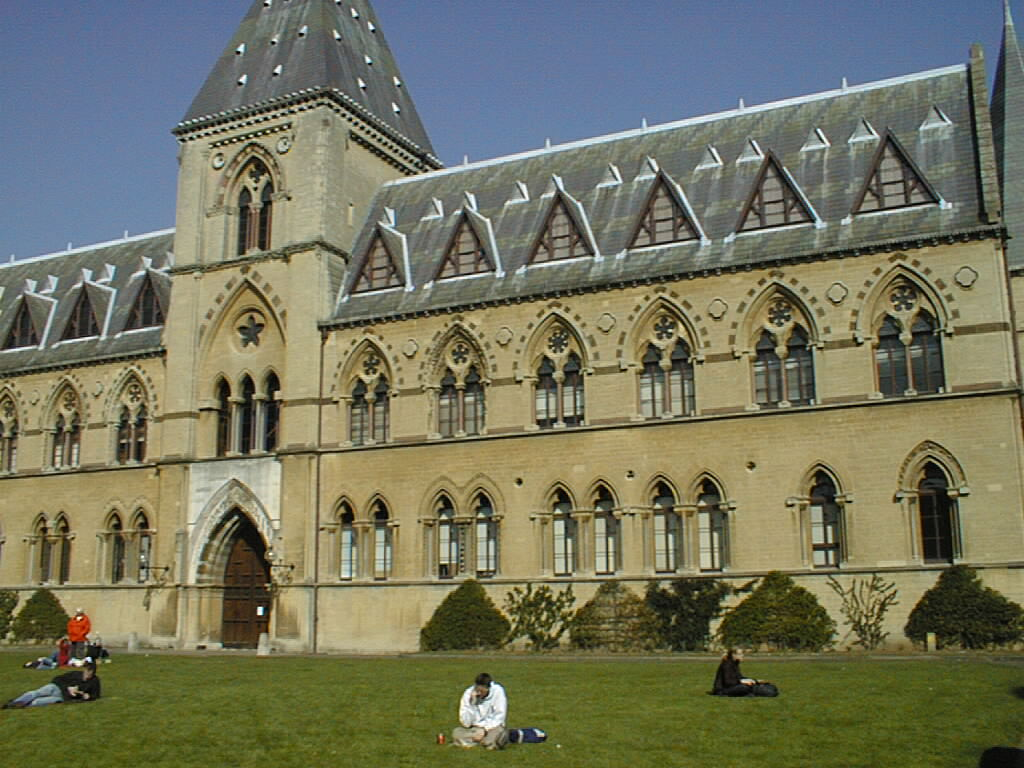
#> input picture hw4/hw4_report/hw4_Task1_Images/pair3/1.jpg, 1024 x 768 px, found by its file name
$ python hw4.py
#> lines starting #> are read from the running program, lines starting #| are printed output that depends on the picture; after the words box and inside, x2 and y2 are one past the last pixel; in counts of white or black regions, pixels touching at a corner belong together
import numpy as np
import cv2
import matplotlib.pyplot as plt
from skimage import io
from scipy import signal


def Haar(sigma):
    # Haar filter
    kernel_size = int(np.ceil(4 * sigma))
    if kernel_size % 2 > 0:
        kernel_size += 1
    dx = np.ones((kernel_size, kernel_size))
    dx[:, :int(kernel_size/2)] = -1
    dy = np.ones((kernel_size, kernel_size))
    dy[int(kernel_size/2):, :] = -1

    return dx, dy


def Harris_corners(img, sigma, k, **kwargs):
    # Initialization
    win_size = kwargs.pop("win_size", 15)
    height, width = img.shape
    dx_filter, dy_filter = Haar(sigma=sigma)
    dx = signal.convolve2d(img, dx_filter, mode='same')
    dy = signal.convolve2d(img, dy_filter, mode='same')
    # determine neighboring window size
    kernel_size = int(np.ceil(5 * sigma))
    if kernel_size % 2 > 0:
        kernel_size += 1
    kernel = np.ones((kernel_size, kernel_size))
    # compute entries of matrix C
    sum11 = signal.convolve2d(dx ** 2, kernel, mode='same')
    sum22 = signal.convolve2d(dy ** 2, kernel, mode='same')
    sum12 = signal.convolve2d(dx * dy, kernel, mode='same')
    # trace and determinant of matrix C
    tr = sum11 + sum22
    det = sum11 * sum22 - sum12 ** 2
    # Response of harris corner detector
    r = det - k * tr * tr
    mask = np.ones(r.shape)
    # to reject negative corner detector responses
    mask[r < 0] = 0
    corners = []
    n = int(win_size/2)
    # Suppress non-maximum values
    for i in range(n, width-n):
        for j in range(n, height-n):
            if mask[j, i] > 0:
              max_val = np.amax(r[j-n: j+n+1, i-n: i+n+1])
              if r[j, i] == max_val:
                  corners.append([i, j])

    return corners


def ssd_metric(img1, kp1, img2, corners, k):
    # Initialization
    h, w = img1.shape
    n = int(k/2)
    # Neighborhood of kp1
    img1_padded = np.zeros([h + 2 * n, w + 2 * n])
    img1_padded[n: n+h, n: n+w] = img1
    img2_padded = np.zeros([h + 2 * n, w + 2 * n])
    img2_padded[n: n+h, n: n+w] = img2
    # find the ssd between kp1 and kp2's in corner list of img2 and return the correspondence
    neighbor1 = img1_padded[kp1[1]: kp1[1] + 2 * n, kp1[0]: kp1[0] + 2 * n]
    min_ssd = 1e6
    index = int(len(corner2)-1)
    for idx, kp2 in enumerate(corners):
        neighbor2 = img2_padded[kp2[1]: kp2[1] + 2 * n, kp2[0]: kp2[0] + 2 * n]
        ssd = np.sum((neighbor1 - neighbor2) ** 2)
        if min_ssd > ssd:
            min_ssd = ssd
            index = idx

    return index, min_ssd


def ncc_metric(img1, kp1, img2, corners, k):
    # Initialization
    h, w = img1.shape
    n = int(k/2)
    # Neighborhood of kp1
    img1_padded = np.zeros([h + 2 * n, w + 2 * n])
    img1_padded[n: n+h, n: n+w] = img1
    img2_padded = np.zeros([h + 2 * n, w + 2 * n])
    img2_padded[n: n+h, n: n+w] = img2
    # find the ncc between kp1 and kp2's in corner list of img2 and return the correspondence
    neighbor1 = img1_padded[kp1[1]: kp1[1] + 2 * n, kp1[0]: kp1[0] + 2 * n]
    max_ncc = -1e6
    index = int(len(corner2)-1)
    for idx, kp2 in enumerate(corners):
        neighbor2 = img2_padded[kp2[1]: kp2[1] + 2 * n, kp2[0]: kp2[0] + 2 * n]
        sum1 = np.sum(neighbor1 - np.mean(neighbor1) ** 2)
        sum2 = np.sum(neighbor2 - np.mean(neighbor2) ** 2)
        ncc = np.sum((neighbor1 - np.mean(neighbor1)) * (neighbor2 - np.mean(neighbor2))) / np.sqrt(sum1 * sum2)
        if ncc > max_ncc:
            max_ncc = ncc
            index = idx

    return index, max_ncc


def build_corr(img1, corner1, img2, corner2, metric):
    # Assuming the corner list of img1 is shorter than corner list of img2
    match_corners = corner2
    metric_value = np.zeros((len(corner1), 1))
    # Determine the correspondence for each point in the corner list of img1
    if metric == 'SSD':
        for idx, kp in enumerate(corner1):
            index, min_ssd = ssd_metric(img1, kp, img2, corner2, k=25)
            match_corners[idx] = corner2[int(index)]
            metric_value[idx] = min_ssd
    if metric == 'NCC':
        for idx, kp in enumerate(corner1):
            index, max_ncc = ncc_metric(img1, kp, img2, corner2, k=25)
            match_corners[idx] = corner2[int(index)]
            metric_value[idx] = max_ncc
    # Return the matching pairs between two corner lists
    match_pairs = [(corner1[i], match_corners[i]) for i in range(len(corner1))]

    return match_corners, match_pairs, metric_value


def filter_corr(match_pairs, metric_value, mode, thres):
    # Find the good correspondences among all the correspondences by comparing the metric value
    pairs = []
    if mode == 'SSD':
        for i in range(len(metric_value)):
            if metric_value[i] < thres:
                pairs.append(match_pairs[i])
    if mode == 'NCC':
        for i in range(len(metric_value)):
            if metric_value[i] > thres:
                pairs.append(match_pairs[i])

    return pairs


# read images
img1 = io.imread('hw4_Task1_Images/pair3/1.JPG')
#> img1 is the input picture: shape (768, 1024, 3); mean R, G, B 115.8, 116.9, 94.1
img2 = io.imread('hw4_Task1_Images/pair3/2.JPG')
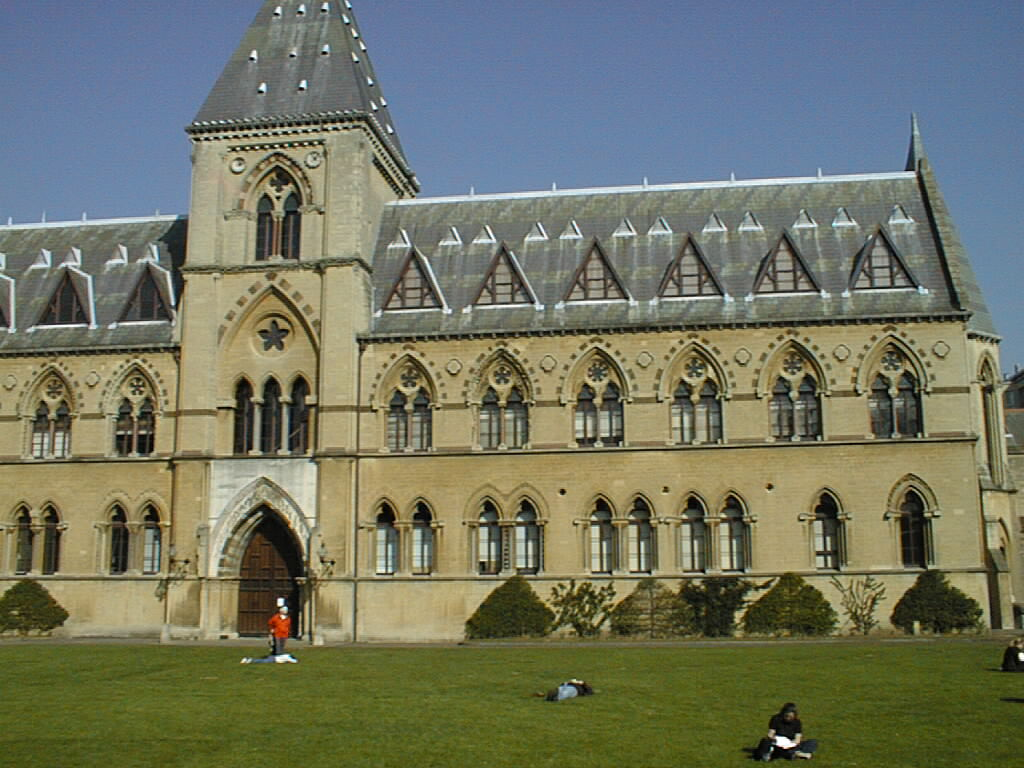
#> input picture hw4/hw4_report/hw4_Task1_Images/pair3/2.jpg, 1024 x 768 px, found by its file name
#> img2 is the input picture: shape (768, 1024, 3); mean R, G, B 114, 118, 99
# Initialization
img2 = cv2.resize(img2, (img1.shape[1], img1.shape[0]), interpolation=cv2.INTER_AREA)
w, h, d = img1.shape
#> w = 768; h = 1024; d = 3
gray1 = cv2.cvtColor(img1, cv2.COLOR_BGR2GRAY)
gray2 = cv2.cvtColor(img2, cv2.COLOR_BGR2GRAY)
sigma = 2.2
k = 0.05
win_size = 15         # 15 for pair 1, 3 ; 13 for pair 2; 25 for pair 4; 31 for pair 5
corner1 = Harris_corners(gray1, sigma=sigma, k=k, win_size=win_size)
#> in Harris_corners, `det = sum11 * sum22 - sum12 ** 2`:
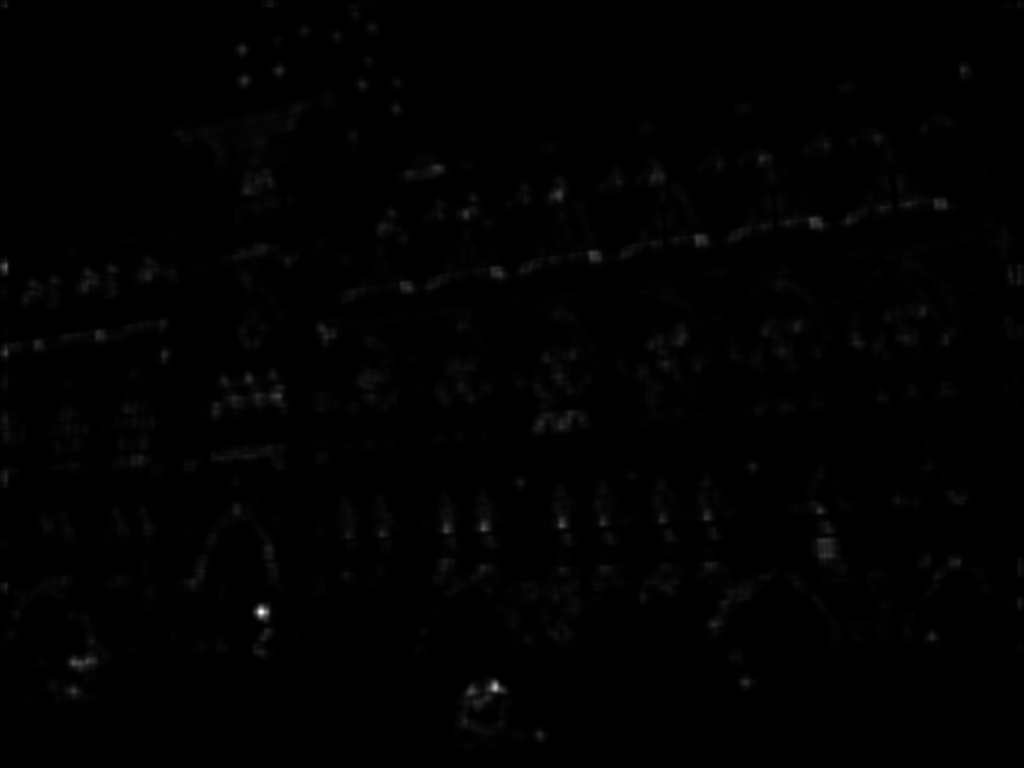
#> det: shape (768, 1024) float64; min 610916436, max 3.53e+18, mean 2.09e+16; drawn with min black and max white
#> after the loop in Harris_corners, `for i in range(n, width-n):`: corners = 1009 pairs, first value 8 to 1016, second value 7 to 760
#> corner1 has the same summary as corners in Harris_corners
corner2 = Harris_corners(gray2, sigma=sigma, k=k, win_size=win_size)
#> call 2 of Harris_corners, with sigma = 2.2, k = 0.05
#> in Harris_corners (call 2), `tr = sum11 + sum22`:
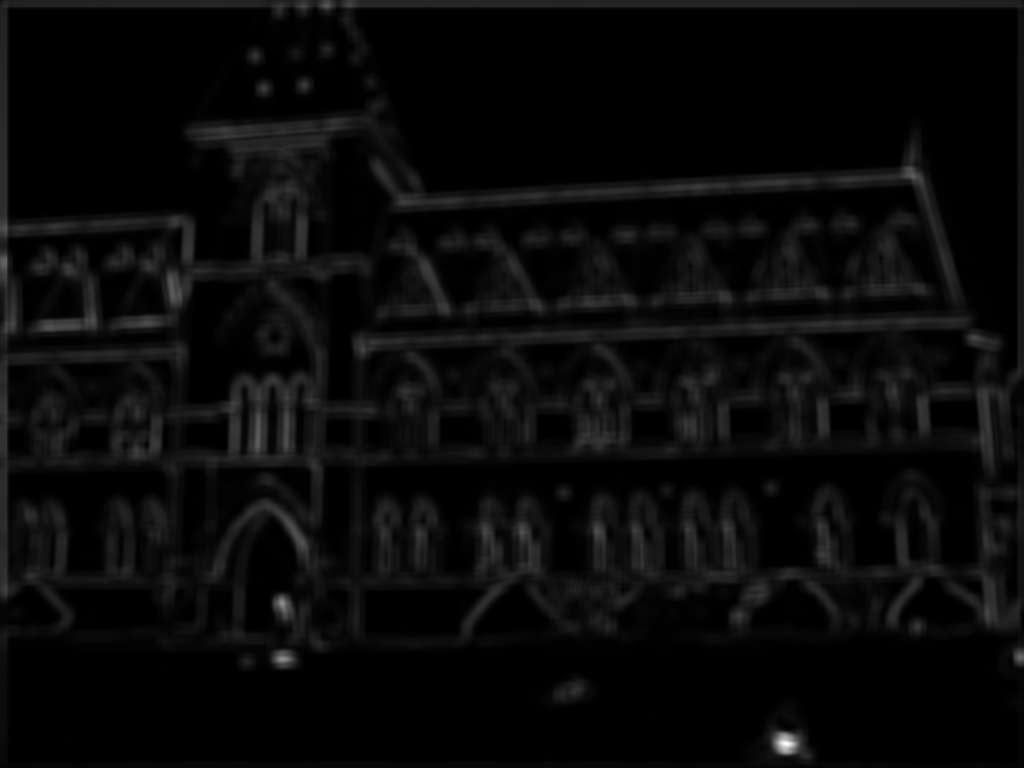
#> tr: shape (768, 1024) float64; min 49314, max 7.1e+09, mean 274186868.5; drawn with min black and max white
#> after the loop in Harris_corners (call 2), `for i in range(n, width-n):`: corners = 1068 pairs, first value 8 to 1016, second value 8 to 760
#> corner2 has the same summary as corners in Harris_corners
# Plot the detected corners
img = np.hstack((img1, img2))
for i in range(len(corner1)):
    pt1 = corner1[i]
    cv2.circle(img, tuple(pt1), 4, (255, 0, 0), 2)
    cv2.circle(img, tuple(pt1), 4, (255, 0, 0), 2)
#> this loop made 1009 passes
#> pt1 on passes 1 to 3: [8, 542], [8, 746], [10, 566]
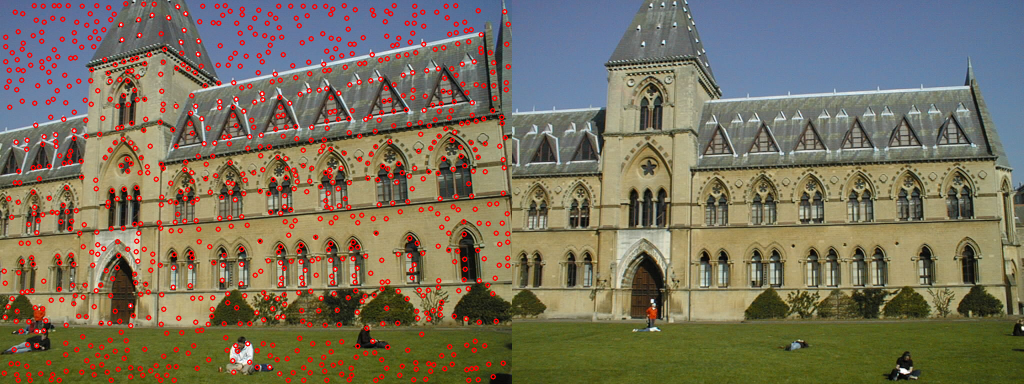
#> img: shape (768, 2048, 3) (shown at 1/2 size); mean R, G, B 121, 112.4, 92.4
for j in range(len(corner2)):
    pt2 = [corner2[j][0] + h, corner2[j][1]]
    cv2.circle(img, tuple(pt2), 4, (255, 0, 0), 2)
    cv2.circle(img, tuple(pt2), 4, (255, 0, 0), 2)
#> this loop made 1068 passes
#> pt2 on passes 1 to 3: [1032, 720], [1032, 738], [1033, 662]
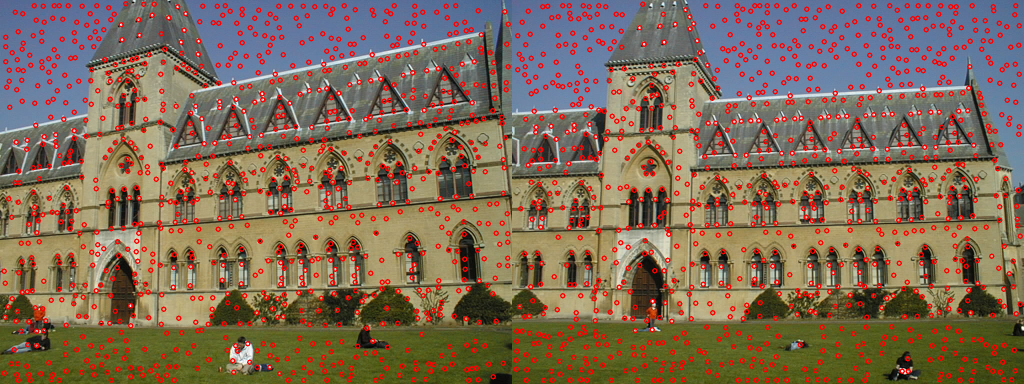
#> img: shape (768, 2048, 3) (shown at 1/2 size); 4.61% of pixels changed, all inside (x1, y1, x2, y2) = (1027, 3, 2046, 766)
plt.imshow(img, cmap='gray')
plt.axis('off')
plt.savefig('Corners_sigma_{}.jpeg'.format(sigma))
plt.show()
plt.clf()

# Create corner correspondence
method = 'SSD'         # 'SSD' or 'NCC'
threshold = 10000      # 10000 for pair 1, 3, 5; 20000 for pair 2; 12000 for pair 4;
name = 'SSD_sigma_{}.jpeg'.format(sigma)
# # Hyper-parameters for using NCC metric
# method = 'NCC'
# threshold = 0.042     # 0.042 for pair 1; 0.58 for pair 2; 0.22 for pair 3, 4; 0.041 for pair 5;
# name = 'NCC_sigma_{}.jpeg'.format(sigma)
if len(corner1) > len(corner2):
    match_corners, match_pairs, metric_value = build_corr(gray2, corner2, gray1, corner1, metric=method)
    good_pairs = filter_corr(match_pairs, metric_value, mode=method, thres=threshold)
    img = np.hstack((img1, img2))
    for idx, i in enumerate(good_pairs):
        pt1 = i[1]
        pt2 = [i[0][0] + h, i[0][1]]
        cv2.line(img, tuple(pt1), tuple(pt2), (0, 255, 255), 1)
        cv2.circle(img, tuple(pt1), 2, (0, 255, 255), 1)
        cv2.circle(img, tuple(pt2), 2, (0, 255, 255), 1)
else:
    match_corners, match_pairs, metric_value = build_corr(gray1, corner1, gray2, corner2, metric=method)
#> in build_corr, `match_corners = corner2`: match_corners has the same summary as corners in Harris_corners
#> in build_corr, `metric_value = np.zeros((len(corner1), 1))`: metric_value = 1009 values from 0 to 0
#> the loop in build_corr, `for idx, kp in enumerate(corner1):` made 1009 passes
#> (kp, index) on passes 1 to 3: ([8, 542], 181), ([8, 746], 1), ([10, 566], 347)
#> after the loop in build_corr, `for idx, kp in enumerate(corner1):`: metric_value = 1009 values, max 1000000 at index 59, min 1496 at index 64, mean 358658.2
#> in build_corr, `match_pairs = [(corner1[i], match_corners[i]) for i in range(len(corne..`: match_pairs = 1009 items
#> match_pairs = 1009 items
    good_pairs = filter_corr(match_pairs, metric_value, mode=method, thres=threshold)
#> after the loop in filter_corr, `for i in range(len(metric_value)):`: pairs = 147 items
#> good_pairs = 147 items
    img = np.hstack((img1, img2))
    for idx, i in enumerate(good_pairs):
        pt1 = i[0]
        pt2 = [i[1][0] + h, i[1][1]]
        cv2.line(img, tuple(pt1), tuple(pt2), (0, 255, 255), 1)
        cv2.circle(img, tuple(pt1), 2, (0, 255, 255), 1)
        cv2.circle(img, tuple(pt2), 2, (0, 255, 255), 1)
#> this loop made 147 passes
#> (i, pt2) on passes 1 to 12: (([11, 93], [11, 71]), [1035, 71]), (([11, 123], [11, 71]), [1035, 71]), (([13, 174], [173, 82]), [1197, 82]), (([18, 140], [534, 44]), [1558, 44]), (([18, 162], [741, 96]), [1765, 96]), (([19, 214], [33, 163]), [1057, 163]), (([24, 105], [548, 19]), [1572, 19]), (([30, 24], [1005, 29]), [2029, 29]), (([33, 179], [1007, 204]), [2031, 204]), (([34, 119], [587, 38]), [1611, 38]), (([36, 63], [974, 46]), [1998, 46]), (([36, 139], [501, 45]), [1525, 45])
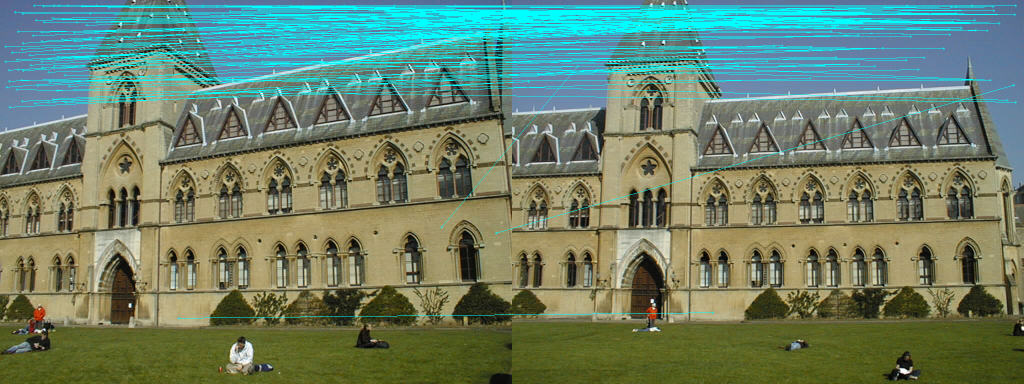
#> img: shape (768, 2048, 3) (shown at 1/2 size); mean R, G, B 107, 127.8, 105.2
plt.imshow(img, cmap='gray')
plt.axis('off')
plt.savefig(name)
plt.show()
plt.clf()

# SIFT
sift = cv2.xfeatures2d.SIFT_create()
kp1, des1 = sift.detectAndCompute(gray1, None)
#> kp1 = 8832 keypoints; strongest (x, y, size): (260, 611, 5), (89, 659, 3.3), (234, 140, 1.8), (79, 618, 2.4)
kp2, des2 = sift.detectAndCompute(gray2, None)
#> kp2 = 7739 keypoints; strongest (x, y, size): (783, 742, 8.3), (280, 602, 4.8), (772, 749, 2.3), (283, 617, 2.8)
bf = cv2.BFMatcher()
matches = bf.knnMatch(des1, des2, k=2)
#> matches = 8832 matches
good_matches = []
for a, b in matches:
    if a.distance < 0.6 * b.distance:
        good_matches.append([a])
#> after the loop, good_matches = 674 matches
img = np.zeros((1, 1))
img = cv2.drawMatchesKnn(img1, kp1, img2, kp2, good_matches, img, flags=2)
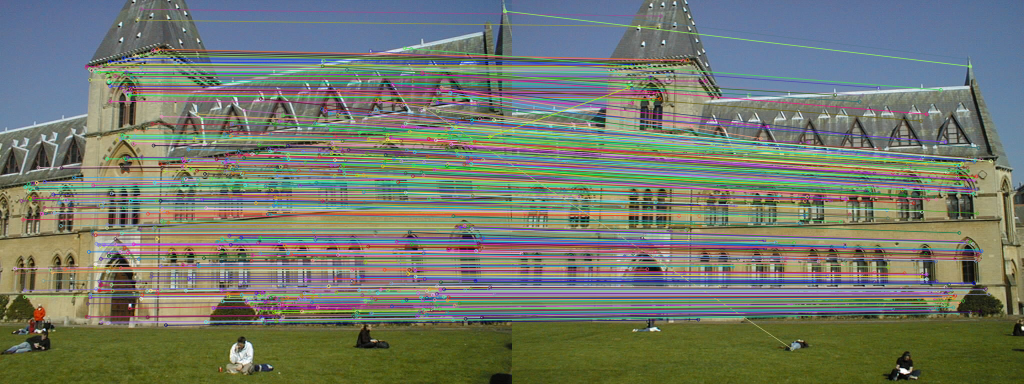
#> img: shape (768, 2048, 3) (shown at 1/2 size); mean R, G, B 114.5, 120.4, 107.8
plt.imshow(img, cmap='gray')
plt.savefig('SIFT_img.jpeg')
plt.show()
plt.clf()
